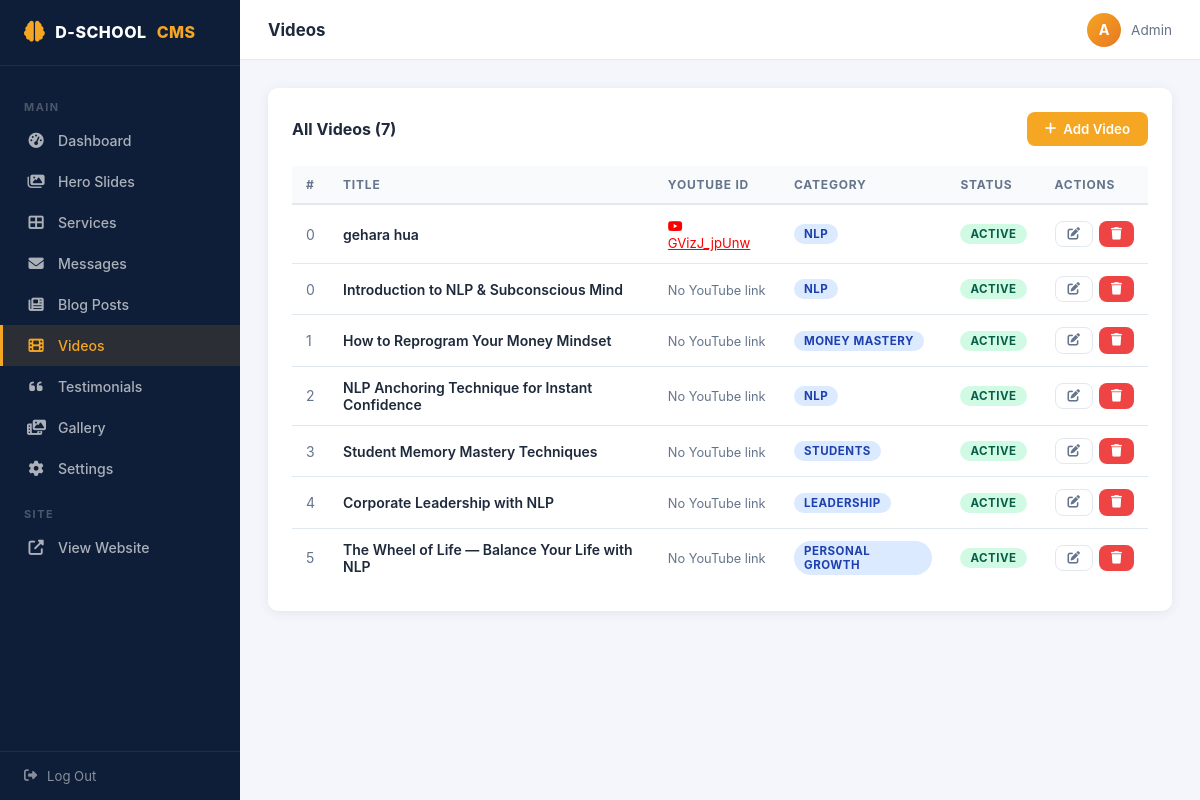
The app's page /admin/videos.php (signed in) with its own data.
### tables this page shows
CREATE TABLE `videos` (
  `id` int(11) NOT NULL AUTO_INCREMENT,
  `title` varchar(500) NOT NULL,
  `description` text DEFAULT NULL,
  `youtube_url` varchar(500) DEFAULT NULL,
  `youtube_id` varchar(50) DEFAULT NULL,
  `category` varchar(100) DEFAULT 'NLP',
  `bg_gradient` varchar(100) DEFAULT 'linear-gradient(135deg,#1a2f5a,#2d4a8a)',
  `is_active` tinyint(4) DEFAULT 1,
  `sort_order` int(11) DEFAULT 0,
  `created_at` timestamp NULL DEFAULT current_timestamp(),
  PRIMARY KEY (`id`)
);

### config.php (called while the page is built, shortened)
<?php
function h(string $s): string {
    return htmlspecialchars($s, ENT_QUOTES, 'UTF-8');
}

### admin/videos.php (the view, shortened to what this page needs)
<?php
require_once __DIR__ . '/../config.php';
$db = getDB(); $action = $_GET['action'] ?? 'list'; $id = (int)($_GET['id'] ?? 0);
require_once __DIR__ . '/includes/layout.php';
if(isset($_GET['msg'])&&$_GET['msg']==='deleted'): ?><div class="alert alert-success"><i class="fas fa-check-circle"></i> Video deleted.</div><?php endif;
if($error): ?><div class="alert alert-error"><i class="fas fa-exclamation-circle"></i> <?=h($error)?></div><?php endif;
if ($action === 'list'):
    $videos = $db->query("SELECT * FROM videos ORDER BY sort_order ASC, created_at DESC")->fetchAll();
?>
<div class="adm-card">
  <div class="adm-card-head">
    <h2>All Videos (<?=count($videos)?>)</h2>
    <a href="?action=new" class="btn btn-gold"><i class="fas fa-plus"></i> Add Video</a>
  </div>
  <table class="adm-table">
    <thead><tr><th>#</th><th>Title</th><th>YouTube ID</th><th>Category</th><th>Status</th><th>Actions</th></tr></thead>
    <tbody>
      <?php foreach ($videos as $v): ?>
      <tr>
        <td style="color:var(--muted)"><?=$v['sort_order']?></td>
        <td style="font-weight:600"><?=h(mb_strimwidth($v['title'],0,50,'…'))?></td>
        <td>
          <?php if($v['youtube_id']): ?>
            <a href="https://youtube.com/watch?v=<?=h($v['youtube_id'])?>" target="_blank" style="color:red;font-size:.82rem"><i class="fab fa-youtube"></i> <?=h($v['youtube_id'])?></a>
          <?php else: ?><span style="color:var(--muted);font-size:.8rem">No YouTube link</span><?php endif; ?>
        </td>
        <td><span class="badge badge-blue"><?=h($v['category'])?></span></td>
        <td><a href="?action=toggle&id=<?=$v['id']?>" class="badge <?=$v['is_active']?'badge-green':'badge-red'?>" style="text-decoration:none;cursor:pointer"><?=$v['is_active']?'Active':'Hidden'?></a></td>
        <td>
          <div style="display:flex;gap:6px">
            <a href="?action=edit&id=<?=$v['id']?>" class="btn btn-outline btn-sm"><i class="fas fa-edit"></i></a>
            <a href="?action=delete&id=<?=$v['id']?>" class="btn btn-danger btn-sm" data-confirm="Delete this video?"><i class="fas fa-trash"></i></a>
          </div>
        </td>
      </tr>
      <?php endforeach; ?>
    </tbody>
  </table>
</div>
<?php endif; adminFooter(); ?>

### admin/includes/layout.php (style rules this page uses)
* { box-sizing:border-box;margin:0;padding:0; }
:root { --nav:#0f1e38;--nav-hover:#1a2f5a;--gold:#F5A623;--gold-dark:#E87722; --white:#fff;--bg:#f4f6fb;--card:#fff;--text:#1e293b;--muted:#64748b; --border:#e2e8f0;--radius:10px;--shadow:0 2px 12px rgba(0,0,0,.07); --sidebar-w:240px; }
body { font-family:'Inter',system-ui,sans-serif;background:var(--bg);color:var(--text);display:flex;min-height:100vh; }
.adm-card { background:var(--card);border-radius:var(--radius);box-shadow:var(--shadow);padding:24px;margin-bottom:24px; }
.adm-card-head { display:flex;justify-content:space-between;align-items:center;margin-bottom:20px;flex-wrap:wrap;gap:12px; }
.adm-card-head h2 { font-size:1rem;font-weight:700;color:var(--text); }
.adm-table { width:100%;border-collapse:collapse;font-size:.875rem; }
.adm-table th { background:#f8fafc;text-align:left;padding:11px 14px; font-size:.75rem;font-weight:700;text-transform:uppercase; letter-spacing:.8px;color:var(--muted);border-bottom:2px solid var(--border); }
.adm-table td { padding:12px 14px;border-bottom:1px solid var(--border);vertical-align:middle; }
.adm-table tr:last-child td { border-bottom:none; }
.badge { display:inline-block;padding:3px 10px;border-radius:20px; font-size:.72rem;font-weight:700;text-transform:uppercase;letter-spacing:.5px; }
.badge-green { background:#d1fae5;color:#065f46; }
.badge-blue { background:#dbeafe;color:#1e40af; }
.btn { display:inline-flex;align-items:center;gap:7px;padding:9px 18px; border-radius:8px;font-size:.83rem;font-weight:600;cursor:pointer; text-decoration:none;border:none;transition:all .2s;white-space:nowrap; }
.btn-gold { background:var(--gold);color:#fff; }
.btn-danger { background:#ef4444;color:#fff; }
.btn-sm { padding:6px 12px;font-size:.78rem; }
.btn-outline { background:transparent;border:1.5px solid var(--border);color:var(--muted); }

### records on screen
videos: sort_order "0", title "gehara hua", youtube "GVizJ_jpUnw", category "NLP", is_active "ACTIVE"
videos: sort_order "0", title "Introduction to NLP & Subconscious Mind", youtube_id "No YouTube link", category "NLP", is_active "ACTIVE"
videos: sort_order "1", title "How to Reprogram Your Money Mindset", youtube_id "No YouTube link", category "MONEY MASTERY", is_active "ACTIVE"
videos: sort_order "2", title "NLP Anchoring Technique for Instant Confidence", youtube_id "No YouTube link", category "NLP", is_active "ACTIVE"
videos: sort_order "3", title "Student Memory Mastery Techniques", youtube_id "No YouTube link", category "STUDENTS", is_active "ACTIVE"
videos: sort_order "4", title "Corporate Leadership with NLP", youtube_id "No YouTube link", category "LEADERSHIP", is_active "ACTIVE"
videos: sort_order "5", title "The Wheel of Life — Balance Your Life with NLP", youtube_id "No YouTube link", category "PERSONAL GROWTH", is_active "ACTIVE"

### other values on screen
$item['label'] "Dashboard"
$item['label'] "Hero Slides"
$item['label'] "Services"
$item['label'] "Messages"
$item['label'] "Blog Posts"
$item['label'] "Videos"
$item['label'] "Testimonials"
$item['label'] "Gallery"
$item['label'] "Settings"
$title "Videos"
count($videos) "7"
